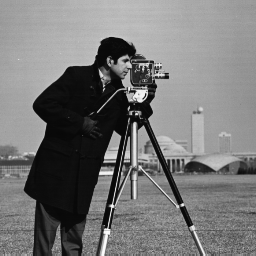
%> input picture IP01/cameraman.tif, 256 x 256 px
$ octave --eval "result = impdf('../IP01/cameraman.tif');"   (GNU Octave 9; MATLAB toolbox functions it lacks are replaced by stand-ins)
%> lines starting %> are read from the running program, lines starting %| are printed output that depends on the picture
function y = impdf(filename)
%> called with filename = '../IP01/cameraman.tif'
%IMPDF 이 함수의 요약 설명 위치
%   자세한 설명 위치
x=imread(filename);
%> x is the input picture: size 256x256 uint8; min 7, max 253, mean 118.7
height=size(x,1);
%> height = 256
width=size(x,2);
%> width = 256
arr=zeros(1,256);
count=0;
for i=1:height,
    for j=1:width,
        arr(1,x(i,j)+1)=arr(1,x(i,j)+1)+1;
        count=count+1;
    end
end
%> after the loop, arr = 256 values, max 1685 at index 15, min 0 at index 1, mean 256; count = 65536
y=arr;
%> y has the same summary as arr
arr=arr/count;
%> arr = 256 values, max 0.0257 at index 15, min 0 at index 1, mean 0.00391
%> `result = impdf('../IP01/cameraman.tif');`:
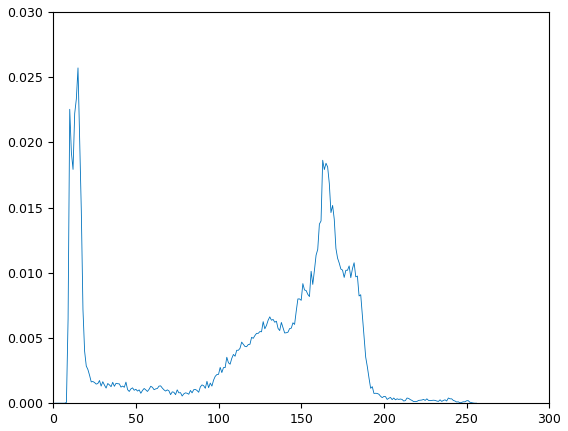
%> figure redrawn from the program's plot data; curve peaks at x = 15, y = 0.0257
%> `result = impdf('../IP01/cameraman.tif');`: result = 256 values, max 1685 at index 15, min 0 at index 1, mean 256
plot(arr)
end
